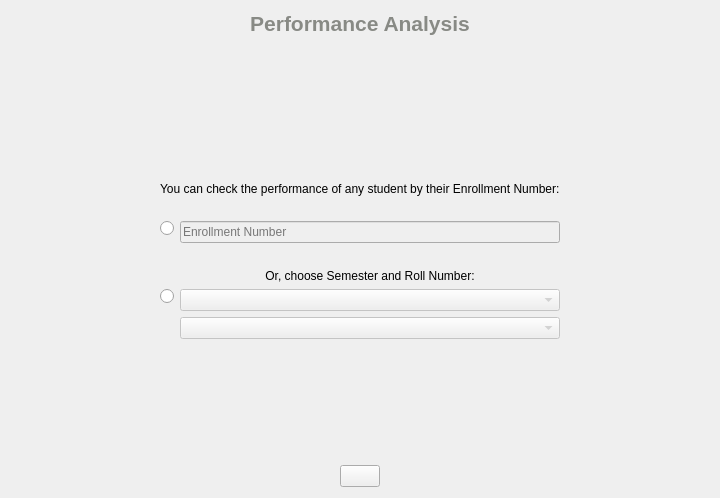
<?xml version="1.0" encoding="UTF-8"?>
<ui version="4.0">
 <class>performance_analysis</class>
 <widget class="QWidget" name="performance_analysis">
  <property name="geometry">
   <rect>
    <x>0</x>
    <y>0</y>
    <width>720</width>
    <height>498</height>
   </rect>
  </property>
  <property name="windowTitle">
   <string>Performance Analysis</string>
  </property>
  <property name="windowIcon">
   <iconset>
    <normaloff>assets/FaceAttend2.png</normaloff>assets/FaceAttend2.png</iconset>
  </property>
  <layout class="QGridLayout" name="grid_layout">
   <item row="13" column="1">
    <widget class="QLabel" name="label_spacer_bottom">
     <property name="text">
      <string/>
     </property>
    </widget>
   </item>
   <item row="8" column="1">
    <widget class="QLabel" name="label_spacer_top">
     <property name="text">
      <string/>
     </property>
    </widget>
   </item>
   <item row="11" column="1">
    <layout class="QFormLayout" name="form_layout">
     <item row="0" column="0">
      <widget class="QRadioButton" name="radio_enrollment">
       <property name="text">
        <string/>
       </property>
      </widget>
     </item>
     <item row="0" column="1">
      <widget class="QLineEdit" name="line_edit_enrollment">
       <property name="enabled">
        <bool>false</bool>
       </property>
       <property name="placeholderText">
        <string>Enrollment Number</string>
       </property>
      </widget>
     </item>
     <item row="4" column="0">
      <widget class="QRadioButton" name="radio_semester">
       <property name="text">
        <string/>
       </property>
      </widget>
     </item>
     <item row="4" column="1">
      <widget class="QComboBox" name="combo_box_semester">
       <property name="enabled">
        <bool>false</bool>
       </property>
      </widget>
     </item>
     <item row="5" column="1">
      <widget class="QComboBox" name="combo_box_roll">
       <property name="enabled">
        <bool>false</bool>
       </property>
      </widget>
     </item>
     <item row="2" column="1">
      <widget class="QLabel" name="label_placeholder_2">
       <property name="layoutDirection">
        <enum>Qt::LeftToRight</enum>
       </property>
       <property name="text">
        <string>Or, choose Semester and Roll Number:</string>
       </property>
       <property name="alignment">
        <set>Qt::AlignCenter</set>
       </property>
      </widget>
     </item>
     <item row="1" column="1">
      <widget class="QLabel" name="label_spacer_middle">
       <property name="text">
        <string/>
       </property>
      </widget>
     </item>
    </layout>
   </item>
   <item row="15" column="0" colspan="3" alignment="Qt::AlignHCenter">
    <widget class="QPushButton" name="button_update">
     <property name="text">
      <string/>
     </property>
     <property name="icon">
      <iconset>
       <normaloff>assets/tick.png</normaloff>assets/tick.png</iconset>
     </property>
     <property name="iconSize">
      <size>
       <width>32</width>
       <height>32</height>
      </size>
     </property>
     <property name="flat">
      <bool>false</bool>
     </property>
    </widget>
   </item>
   <item row="12" column="1">
    <widget class="QLabel" name="label_spacer_beneath">
     <property name="text">
      <string/>
     </property>
    </widget>
   </item>
   <item row="11" column="2">
    <spacer name="horizontal_spacer_right">
     <property name="orientation">
      <enum>Qt::Horizontal</enum>
     </property>
     <property name="sizeHint" stdset="0">
      <size>
       <width>40</width>
       <height>20</height>
      </size>
     </property>
    </spacer>
   </item>
   <item row="0" column="0" colspan="3">
    <layout class="QGridLayout" name="gridLayout">
     <item row="0" column="0" alignment="Qt::AlignLeft">
      <widget class="QPushButton" name="button_back">
       <property name="text">
        <string/>
       </property>
       <property name="icon">
        <iconset>
         <normaloff>assets/return.png</normaloff>assets/return.png</iconset>
       </property>
       <property name="iconSize">
        <size>
         <width>32</width>
         <height>32</height>
        </size>
       </property>
       <property name="flat">
        <bool>true</bool>
       </property>
      </widget>
     </item>
     <item row="0" column="1" alignment="Qt::AlignHCenter">
      <widget class="QLabel" name="label_performance_analysis">
       <property name="text">
        <string>&lt;html&gt;&lt;head/&gt;&lt;body&gt;&lt;p align=&quot;center&quot;&gt;&lt;span style=&quot; font-size:16pt; font-weight:600; color:#888a85;&quot;&gt;Performance Analysis&lt;/span&gt;&lt;/p&gt;&lt;/body&gt;&lt;/html&gt;</string>
       </property>
      </widget>
     </item>
     <item row="0" column="2">
      <widget class="QLabel" name="label_2">
       <property name="text">
        <string/>
       </property>
      </widget>
     </item>
    </layout>
   </item>
   <item row="11" column="0">
    <spacer name="horizontal_spacer_left">
     <property name="orientation">
      <enum>Qt::Horizontal</enum>
     </property>
     <property name="sizeHint" stdset="0">
      <size>
       <width>40</width>
       <height>20</height>
      </size>
     </property>
    </spacer>
   </item>
   <item row="9" column="1" alignment="Qt::AlignHCenter|Qt::AlignVCenter">
    <widget class="QLabel" name="label_graph_icon">
     <property name="text">
      <string/>
     </property>
     <property name="pixmap">
      <pixmap>assets/analytics.png</pixmap>
     </property>
     <property name="scaledContents">
      <bool>true</bool>
     </property>
    </widget>
   </item>
   <item row="10" column="1">
    <widget class="QLabel" name="label_placeholder_1">
     <property name="text">
      <string>You can check the performance of any student by their Enrollment Number:</string>
     </property>
    </widget>
   </item>
  </layout>
 </widget>
 <tabstops>
  <tabstop>button_update</tabstop>
 </tabstops>
 <resources>
  <include location="FaceAttend.qrc"/>
 </resources>
 <connections/>
</ui>
